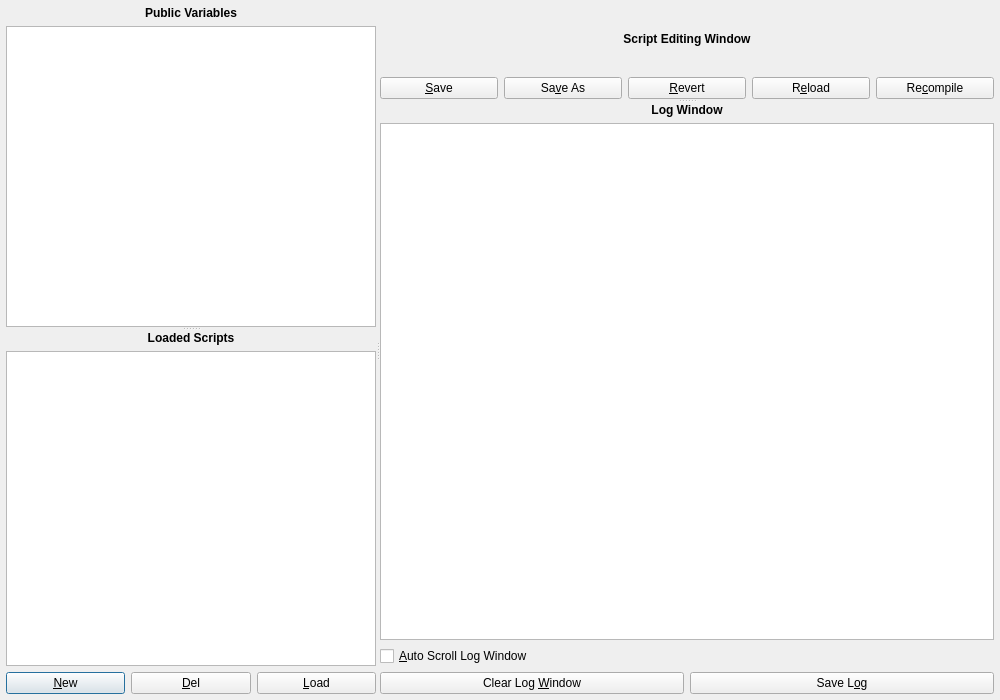
<?xml version="1.0" encoding="UTF-8"?>
<ui version="4.0">
 <class>ScriptingWindow</class>
 <widget class="QDialog" name="ScriptingWindow">
  <property name="geometry">
   <rect>
    <x>0</x>
    <y>0</y>
    <width>1000</width>
    <height>700</height>
   </rect>
  </property>
  <property name="windowTitle">
   <string>Scripting Interface</string>
  </property>
  <layout class="QVBoxLayout" name="mainVLayout">
   <property name="leftMargin">
    <number>6</number>
   </property>
   <property name="topMargin">
    <number>6</number>
   </property>
   <property name="rightMargin">
    <number>6</number>
   </property>
   <property name="bottomMargin">
    <number>6</number>
   </property>
   <item>
    <widget class="QSplitter" name="splitterMain">
     <property name="orientation">
      <enum>Qt::Horizontal</enum>
     </property>
     <property name="childrenCollapsible">
      <bool>false</bool>
     </property>
     <!-- Left panel: variables + loaded scripts -->
     <widget class="QWidget" name="leftPanel">
      <layout class="QVBoxLayout" name="verticalLayout_2">
       <property name="leftMargin">
        <number>0</number>
       </property>
       <property name="topMargin">
        <number>0</number>
       </property>
       <property name="rightMargin">
        <number>0</number>
       </property>
       <property name="bottomMargin">
        <number>0</number>
       </property>
       <item>
        <widget class="QSplitter" name="splitterLeft">
         <property name="orientation">
          <enum>Qt::Vertical</enum>
         </property>
         <property name="childrenCollapsible">
          <bool>false</bool>
         </property>
         <widget class="QWidget" name="variablesPanel">
          <layout class="QVBoxLayout" name="verticalLayout_vars">
           <property name="leftMargin">
            <number>0</number>
           </property>
           <property name="topMargin">
            <number>0</number>
           </property>
           <property name="rightMargin">
            <number>0</number>
           </property>
           <property name="bottomMargin">
            <number>0</number>
           </property>
           <item>
            <widget class="QLabel" name="label_4">
             <property name="font">
              <font>
               <bold>true</bold>
              </font>
             </property>
             <property name="text">
              <string>Public Variables</string>
             </property>
             <property name="alignment">
              <set>Qt::AlignCenter</set>
             </property>
            </widget>
           </item>
           <item>
            <widget class="QTableWidget" name="tableVariables"/>
           </item>
          </layout>
         </widget>
         <widget class="QWidget" name="scriptsPanel">
          <layout class="QVBoxLayout" name="verticalLayout_scripts">
           <property name="leftMargin">
            <number>0</number>
           </property>
           <property name="topMargin">
            <number>0</number>
           </property>
           <property name="rightMargin">
            <number>0</number>
           </property>
           <property name="bottomMargin">
            <number>0</number>
           </property>
           <item>
            <widget class="QLabel" name="label">
             <property name="font">
              <font>
               <bold>true</bold>
              </font>
             </property>
             <property name="text">
              <string>Loaded Scripts</string>
             </property>
             <property name="alignment">
              <set>Qt::AlignCenter</set>
             </property>
            </widget>
           </item>
           <item>
            <widget class="QListWidget" name="listLoadedScripts"/>
           </item>
           <item>
            <layout class="QHBoxLayout" name="horizontalLayout_3">
             <item>
              <widget class="QPushButton" name="btnNewScript">
               <property name="text">
                <string>&amp;New</string>
               </property>
              </widget>
             </item>
             <item>
              <widget class="QPushButton" name="btnRemoveScript">
               <property name="text">
                <string>&amp;Del</string>
               </property>
              </widget>
             </item>
             <item>
              <widget class="QPushButton" name="btnLoadScript">
               <property name="text">
                <string>&amp;Load</string>
               </property>
              </widget>
             </item>
            </layout>
           </item>
          </layout>
         </widget>
        </widget>
       </item>
      </layout>
     </widget>
     <!-- Right panel: vertical splitter between editor and log -->
     <widget class="QWidget" name="rightPanel">
      <layout class="QVBoxLayout" name="rightOuterLayout">
       <property name="leftMargin">
        <number>0</number>
       </property>
       <property name="topMargin">
        <number>0</number>
       </property>
       <property name="rightMargin">
        <number>0</number>
       </property>
       <property name="bottomMargin">
        <number>0</number>
       </property>
       <item>
        <widget class="QSplitter" name="splitterRight">
         <property name="orientation">
          <enum>Qt::Vertical</enum>
         </property>
         <property name="childrenCollapsible">
          <bool>false</bool>
         </property>
         <!-- Editor section (editor widget inserted here by code) -->
         <widget class="QWidget" name="editorPanel">
          <layout class="QVBoxLayout" name="verticalLayout">
           <property name="leftMargin">
            <number>0</number>
           </property>
           <property name="topMargin">
            <number>0</number>
           </property>
           <property name="rightMargin">
            <number>0</number>
           </property>
           <property name="bottomMargin">
            <number>0</number>
           </property>
           <item>
            <widget class="QLabel" name="label_2">
             <property name="font">
              <font>
               <bold>true</bold>
              </font>
             </property>
             <property name="text">
              <string>Script Editing Window</string>
             </property>
             <property name="alignment">
              <set>Qt::AlignCenter</set>
             </property>
            </widget>
           </item>
           <item>
            <layout class="QHBoxLayout" name="horizontalLayout_2">
             <item>
              <widget class="QPushButton" name="btnSaveScript">
               <property name="text">
                <string>&amp;Save</string>
               </property>
              </widget>
             </item>
             <item>
              <widget class="QPushButton" name="btnSaveAsScript">
               <property name="text">
                <string>Sa&amp;ve As</string>
               </property>
              </widget>
             </item>
             <item>
              <widget class="QPushButton" name="btnRevertScript">
               <property name="text">
                <string>&amp;Revert</string>
               </property>
              </widget>
             </item>
             <item>
              <widget class="QPushButton" name="btnReloadScript">
               <property name="text">
                <string>R&amp;eload</string>
               </property>
              </widget>
             </item>
             <item>
              <widget class="QPushButton" name="btnRecompile">
               <property name="text">
                <string>Re&amp;compile</string>
               </property>
              </widget>
             </item>
            </layout>
           </item>
          </layout>
         </widget>
         <!-- Log section -->
         <widget class="QWidget" name="logPanel">
          <layout class="QVBoxLayout" name="verticalLayout_log">
           <property name="leftMargin">
            <number>0</number>
           </property>
           <property name="topMargin">
            <number>0</number>
           </property>
           <property name="rightMargin">
            <number>0</number>
           </property>
           <property name="bottomMargin">
            <number>0</number>
           </property>
           <item>
            <widget class="QLabel" name="label_3">
             <property name="font">
              <font>
               <bold>true</bold>
              </font>
             </property>
             <property name="text">
              <string>Log Window</string>
             </property>
             <property name="alignment">
              <set>Qt::AlignCenter</set>
             </property>
            </widget>
           </item>
           <item>
            <widget class="QListWidget" name="listLog"/>
           </item>
           <item>
            <widget class="QCheckBox" name="cbAutoScroll">
             <property name="text">
              <string>&amp;Auto Scroll Log Window</string>
             </property>
            </widget>
           </item>
           <item>
            <layout class="QHBoxLayout" name="horizontalLayout_log">
             <item>
              <widget class="QPushButton" name="btnClearLog">
               <property name="text">
                <string>Clear Log &amp;Window</string>
               </property>
              </widget>
             </item>
             <item>
              <widget class="QPushButton" name="btnSaveLog">
               <property name="text">
                <string>Save L&amp;og</string>
               </property>
              </widget>
             </item>
            </layout>
           </item>
          </layout>
         </widget>
        </widget>
       </item>
      </layout>
     </widget>
    </widget>
   </item>
  </layout>
 </widget>
 <tabstops>
  <tabstop>listLog</tabstop>
  <tabstop>btnNewScript</tabstop>
  <tabstop>btnRemoveScript</tabstop>
  <tabstop>btnLoadScript</tabstop>
  <tabstop>listLoadedScripts</tabstop>
  <tabstop>tableVariables</tabstop>
  <tabstop>btnSaveScript</tabstop>
  <tabstop>btnSaveAsScript</tabstop>
  <tabstop>btnRevertScript</tabstop>
  <tabstop>btnReloadScript</tabstop>
  <tabstop>btnRecompile</tabstop>
  <tabstop>cbAutoScroll</tabstop>
  <tabstop>btnClearLog</tabstop>
  <tabstop>btnSaveLog</tabstop>
 </tabstops>
 <resources/>
 <connections/>
</ui>
